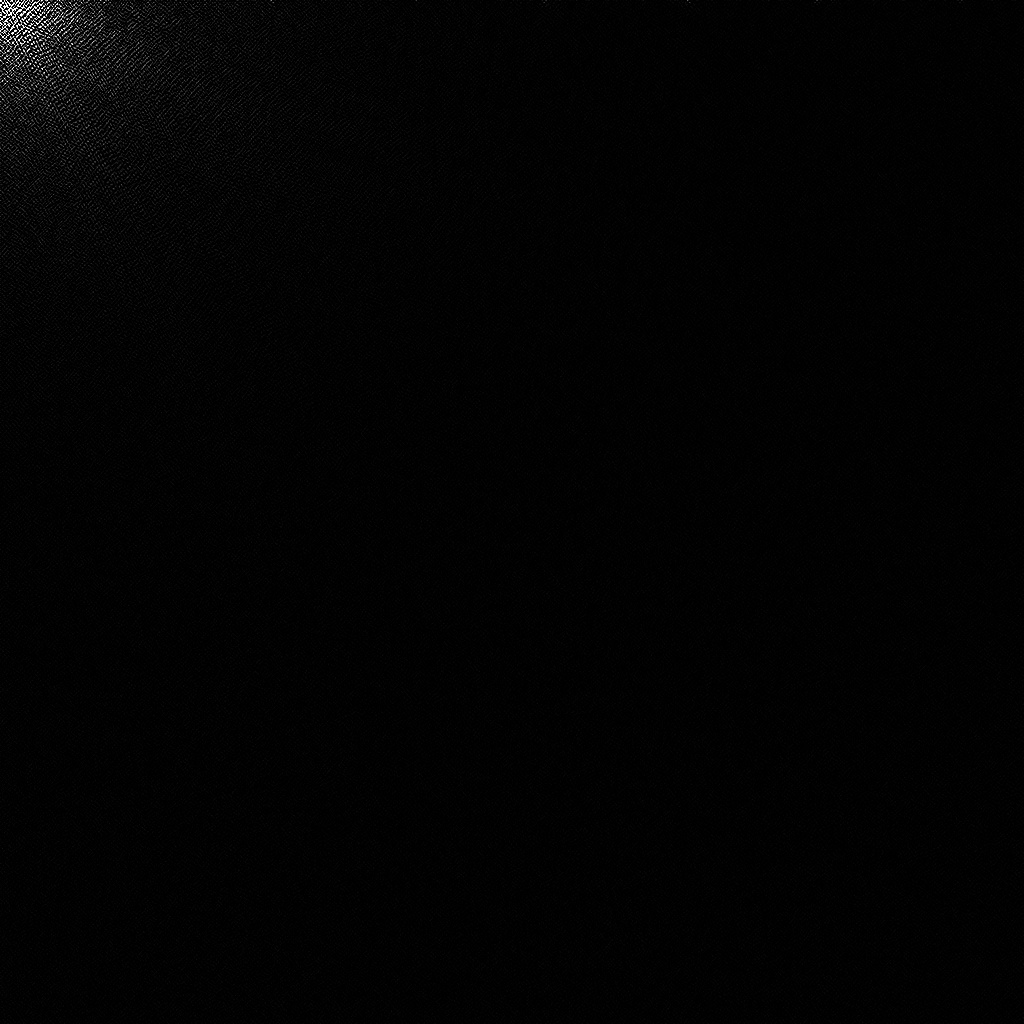

Reproduce this figure in Python.
import numpy as np

import matplotlib.pyplot as plt

import cv2

from pylab import *

img=cv2.imread('q1.jpg',0)
print(img)
CB=np.zeros(img.shape,dtype=float64)

n=img.shape[0]
for u in range(n):
	for x in range(n):
		if u==0:
			CB[u][x]=np.sqrt(1/n)*(np.cos((2*x+1)*np.pi*u/(2*n)))
		else:
			CB[u][x]=np.sqrt(2/n)*(np.cos((2*x+1)*np.pi*u/(2*n)))
print (CB)

DCT=np.dot(np.dot(CB,img),np.transpose(CB))
print(DCT)
recons=np.dot(np.dot(np.transpose(CB),DCT),CB)
print(recons)
cv2.imwrite("1d_basis.jpg",CB*255)
cv2.imwrite("1d.jpg",DCT)
cv2.imwrite("1d_reconstruction.jpg",recons)
